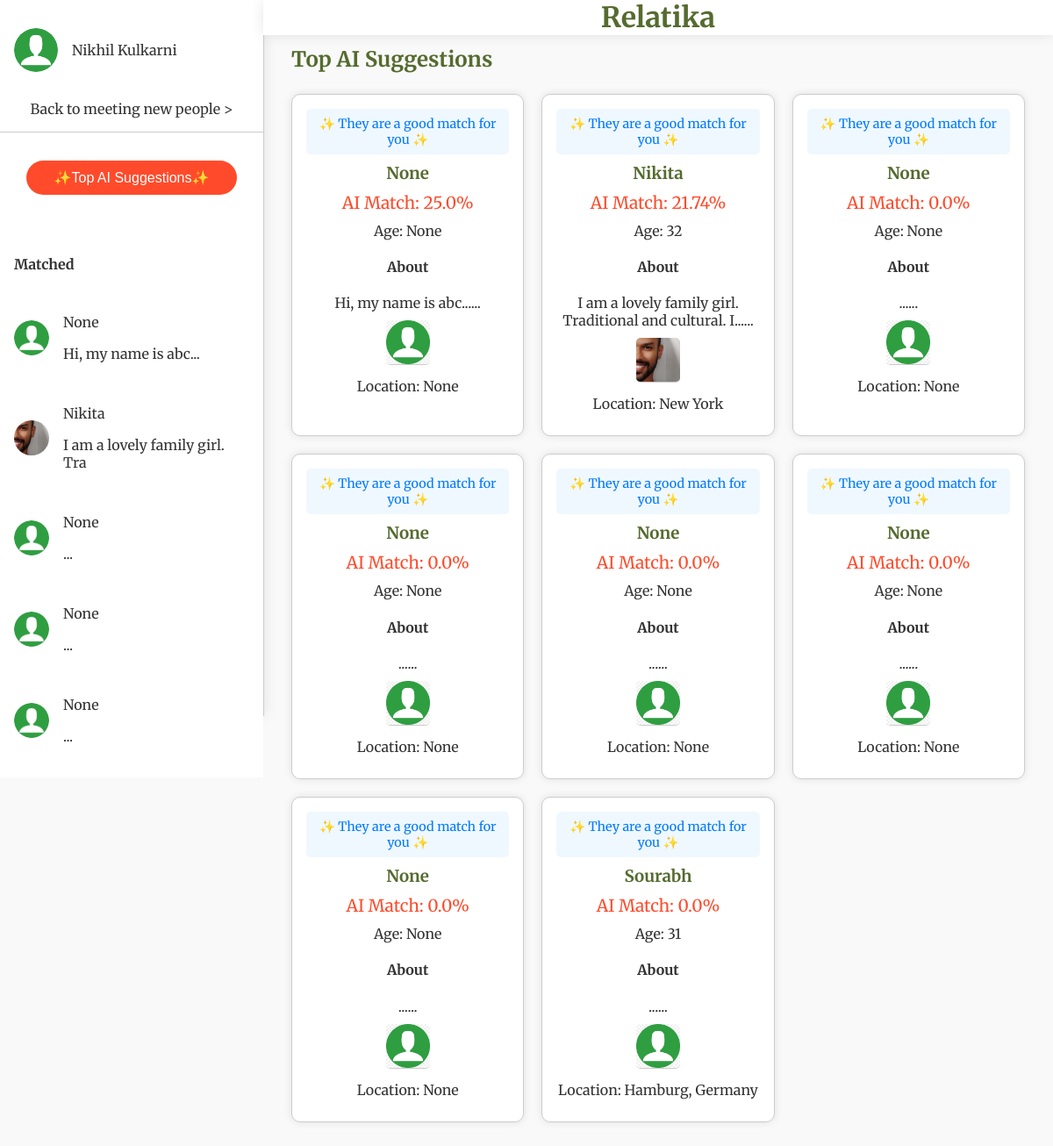
Page /ai_suggestions (signed in) on the committed database.
### tables this page shows
CREATE TABLE "users" (
	"id"	INTEGER,
	"username"	TEXT NOT NULL UNIQUE,
	"password"	TEXT NOT NULL,
	"about"	TEXT,
	"name"	TEXT,
	"age"	INTEGER,
	"gender"	TEXT,
	"looking_for"	TEXT,
	"location"	TEXT,
	"latitude"	REAL,
	"longitude"	REAL,
	"email"	TEXT,
	"tel"	TEXT,
	"instagram"	TEXT,
	"telegram"	TEXT,
	PRIMARY KEY("id" AUTOINCREMENT)
);

CREATE TABLE "photos" (
	"id"	INTEGER,
	"user_id"	INTEGER,
	"filename"	TEXT,
	PRIMARY KEY("id" AUTOINCREMENT)
);

### app.py (the view)
@app.route('/ai_suggestions')
def ai_suggestions():
    return render_template('ai_suggestions.html', matches=g.matches, user=g.user)

### app.py (called while the page is built)
def get_db_connection():
    retries = 5
    while retries > 0:
        try:
            conn = sqlite3.connect(users_table, check_same_thread=False)
            conn.row_factory = sqlite3.Row
            return conn
        except sqlite3.OperationalError as e:
            if 'database is locked' in str(e):
                time.sleep(1)
                retries -= 1
            else:
                raise e
    raise Exception("Database is locked for too long, giving up.")

@app.context_processor
def inject_user():
    return dict(user=g.user, matches=g.matches, saved_profiles=g.saved_profiles,notification_count = g.notification_count)

### templates/ai_suggestions.html (shortened to what this page needs)
{% extends "base.html" %}
{% block content %}
<h2>Top AI Suggestions</h2>
<div class="grid-container">
    {% for match in matches %}
    <div class="grid-item" onclick="location.href='/view_profile/{{ match.user_id }}'">
        <div class="ai-summary-box">
            ✨ They are a good match for you ✨
        </div>
        <h3>{{ match.name }}</h3>
        <p class="ai-match">AI Match: {{ match.match_percentage }}%</p>
        <p>Age: {{ match.age }}</p>
        <h4>About</h4>
        <p>{{ match.about_glimpse[:100] }}...</p>
        <div class="photo-gallery">
        <div class="photo-container">
            <img src="{{ url_for('static', filename='uploads/' ~ match.photo) if match.photo else url_for('static', filename='placeholder.png') }}" alt="User Photo">
        </div>
        </div>
        <p>Location: {{ match.location }}</p>
    </div>
    {% endfor %}
</div>
{% endblock %}

### templates/base.html (shortened to what this page needs)
<!DOCTYPE html>
<html lang="en">
<head>
    <link rel="stylesheet" href="{{ url_for('static', filename='css/styles.css') }}">
</head>
<body>
    <div class="sidebar" id="sidebar">
        <div class="sidebar-fixed" id="sidebar-content">
            <div class="user-thumbnail" onclick="showUserMenu()">
                <img src="{{ url_for('static', filename='uploads/' ~ user.photo) if user.photo else url_for('static', filename='placeholder.png') }}" alt="User Photo">
                <span>{{ user.name }}</span>
            </div>
            <div id="menu-content">
                {% if not request.path.startswith('/view_profile/') %}
                <div id="meet" class="back-to-meeting">
                    Back to meeting new people >
                </div>
                {% endif %}
                <button class="ai-suggestion-button" onclick="location.href='/ai_suggestions'">✨Top AI Suggestions✨</button>
                <div class="matches">
                    <h4>Matched</h4>
                    {% for match in matches %}
                    <div class="match" onclick="location.href='/view_profile/{{ match.user_id }}'">
                        <img src="{{ url_for('static', filename='uploads/' ~ match.photo) if match.photo else url_for('static', filename='placeholder.png') }}" alt="User Photo">
                        <div>
                            <p>{{ match.name }}</p>
                            <p>{{ match.about_glimpse[:30] }}</p>
                        </div>
                    </div>
                    {% endfor %}
                </div>
            </div>
        </div>
    </div>
    <div class="header">
        <h1>Relatika</h1>
    </div>
    <div class="content" id="content">
        {% block content %}
        {% endblock %}
    </div>
</body>
</html>

### static/css/styles.css (style rules this page uses)
body { font-family: Arial, sans-serif; background-color: #f0f4f3; color: #2f4f4f; margin: 0; padding: 0; }
h1, h2, h3 { color: #556b2f; }
.grid-container { display: grid; grid-template-columns: repeat(auto-fill, minmax(200px, 1fr)); gap: 20px; }
.grid-item { border: 1px solid #ccc; padding: 10px; border-radius: 5px; background-color: #f9f9f9; text-align: center; cursor: pointer; }

### templates/base.html (style rules this page uses)
body { font-family: 'Merriweather', serif; margin: 0; padding: 0; background-color: #f9f9f9; color: #333; display: flex; overflow: hidden; }
.sidebar { width: 300px; background-color: #fff; border-right: 1px solid #ccc; height: 100vh; position: fixed; box-shadow: 0 0 15px rgba(0, 0, 0, 0.1); display: flex; flex-direction: column; padding-top: 1rem; }
.sidebar-fixed { position: sticky; top: 0; z-index: 1000; background-color: #fff; }
.user-thumbnail { display: flex; align-items: center; padding: 1rem; cursor: pointer; position: relative; }
.user-thumbnail img { border-radius: 50%; width: 50px; height: 50px; margin-right: 1rem; }
.sidebar .matches { padding: 1rem; overflow-y: auto; flex: 1; max-height: calc(100vh - 200px); }
.sidebar .match { display: flex; align-items: center; padding: 0.5rem 0; cursor: pointer; }
.sidebar .match img { border-radius: 50%; width: 40px; height: 40px; margin-right: 1rem; }
.content { margin-left: 300px; padding: 2rem; flex: 1; overflow-y: auto; }
.content h2 { margin-bottom: 1.5rem; }
.back-to-meeting { padding: 1rem; border-bottom: 1px solid #ccc; cursor: pointer; text-align: center; }
.ai-suggestion-button { background-color: #ff4b2b; color: white; border: none; border-radius: 25px; padding: 10px 20px; cursor: pointer; margin: 2rem auto; display: block; font-size: 1rem; transition: background-color 0.3s ease; text-align: center; width: 80%; }
.grid-container { display: grid; grid-template-columns: repeat(auto-fill, minmax(250px, 1fr)); gap: 20px; }
.grid-item { background-color: #fff; border-radius: 10px; box-shadow: 0 0 10px rgba(0, 0, 0, 0.1); overflow: hidden; text-align: center; padding: 1rem; }
.grid-item img { width: 100%; height: 200px; object-fit: cover; border-bottom: 1px solid #ccc; }
.grid-item h3, .grid-item p { margin: 10px 0; }
.grid-item .ai-match { font-size: 1.2rem; color: #ff4b2b; }
.header { text-align: center; padding: 0; position: fixed; top: 0; left: 300px; width: calc(100% - 300px); background-color: #fff; z-index: 1000; box-shadow: 0 0 15px rgba(0, 0, 0, 0.1); }
.header h1 { margin: 0; font-size: 2rem; }

### templates/ai_suggestions.html (style rules this page uses)
.grid-container { display: grid; grid-template-columns: repeat(auto-fill, minmax(250px, 1fr)); gap: 20px; }
.grid-item { background-color: #fff; border-radius: 10px; box-shadow: 0 0 10px rgba(0, 0, 0, 0.1); overflow: hidden; text-align: center; padding: 1rem; cursor: pointer; position: relative; }
.ai-summary-box { background-color: #f0f8ff; padding: 0.5rem; border-radius: 5px; margin-bottom: 10px; font-size: 0.9rem; color: #007bff; }
.grid-item h3, .grid-item p { margin: 10px 0; }
.grid-item .ai-match { font-size: 1.2rem; color: #ff4b2b; }
.photo-gallery { display: flex; justify-content: center; gap: 5px; margin-top: 10px; }
.photo-container { flex: 0 0 auto; }
.photo-container img { width: 50px; height: 50px; object-fit: cover; border-radius: 5px; }

### rows in the picture
users: name "Nikhil Kulkarni"
users: name "None", about_glimpse "Hi, my name is abc...", match_percentage "25.0", age "None", location "None"
photos: filename (picture)
users: name "Nikita", name "Nikita", location "New York"
users: name "None", about_glimpse "...", match_percentage "0.0", age "None", location "None"
users: name "None", about_glimpse "...", match_percentage "0.0", age "None", location "None"
users: name "None", match_percentage "0.0", age "None", about_glimpse "...", location "None"
users: name "None", match_percentage "0.0", age "None", about_glimpse "...", location "None"
users: name "Sourabh", match_percentage "0.0", age "31", about_glimpse "...", location "Hamburg, Germany"

### other values in the picture
{{ match.about_glimpse[:30] }} "I am a lovely family girl. Tra" "..."
{{ match.name }} "None"
{{ match.match_percentage }} "21.74" "0.0"
{{ match.age }} "32" "None"
{{ match.about_glimpse[:100] }} "I am a lovely family girl. Traditional and cultural. I..." "..."
{{ match.location }} "None"
